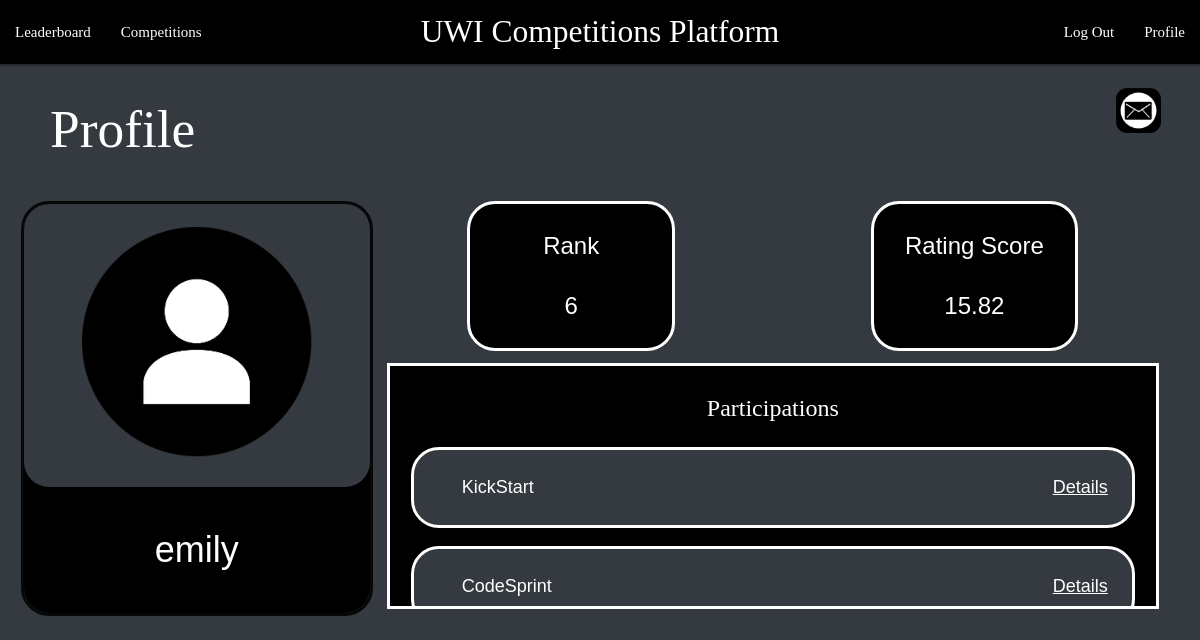
/profile (signed in), run on the app's committed database.
### App/models/student.py (models this page shows, shortened)
class Student(User):
    __tablename__ = 'student'
    rating_score = db.Column(db.Float, nullable=False, default=0)
    comp_count = db.Column(db.Integer, nullable=False, default=0)
    curr_rank = db.Column(db.Integer, nullable=False, default=0)
    prev_rank = db.Column(db.Integer, nullable=False, default=0)
    teams = db.relationship('Team', secondary='student_team', overlaps='students', lazy=True)
    notifications = db.relationship('Notification', backref='student', lazy=True)
    def get_json(self):
        return {
            "id": self.id,
            "username": self.username,
            "rating_score": self.rating_score,
            "comp_count" : self.comp_count,
            "curr_rank" : self.curr_rank
        }

### App/models/competition.py (models this page shows, shortened)
class Competition(db.Model):
    __tablename__='competition'
    id = db.Column(db.Integer, primary_key=True)
    name =  db.Column(db.String, nullable=False, unique=True)
    date = db.Column(db.DateTime, default= datetime.utcnow)
    location = db.Column(db.String(120), nullable=False)
    level = db.Column(db.Float, default=1)
    max_score = db.Column(db.Integer, default=25)
    confirm = db.Column(db.Boolean, default=False)
    moderators = db.relationship('Moderator', secondary="competition_moderator", overlaps='competitions', lazy=True)
    teams = db.relationship('Team', secondary="competition_team", overlaps='competitions', lazy=True)

### App/views/index.py (the view)
@index_views.route('/profile')
def profile():
    user_type = session['user_type']
    id = current_user.get_id()
    if user_type == 'moderator':
        template = moderator_profile(id)
    if user_type == 'student':
        template = student_profile(id)
    return template

### App/controllers/auth.py (called while the page is built)
def setup_flask_login(app):
    login_manager = LoginManager()
    login_manager.init_app(app)
    @login_manager.user_loader
    def load_student(id):
        return Student.query.get(id)
    return login_manager

### App/controllers/student.py (called while the page is built)
def get_student_by_username(username):
    return Student.query.filter_by(username=username).first()

def get_student(id):
    return Student.query.get(id)

def display_student_info(username):
    student = get_student_by_username(username)
    if not student:
        print(f'{username} does not exist!')
        return None
    else:
        competitions = []
        for team in student.teams:
            team_comps = CompetitionTeam.query.filter_by(team_id=team.id).all()
            for comp_team in team_comps:
                comp = Competition.query.filter_by(id=comp_team.comp_id).first()
                competitions.append(comp.name)
        profile_info = {
            "profile" : student.get_json(),
            "competitions" : competitions
        }
        return profile_info

### App/views/index.py (called while the page is built)
@index_views.route('/student_profile/<int:id>', methods=['GET'])
def student_profile(id):
    student = get_student(id)
    if not student:
        return render_template('404.html')
    profile_info = display_student_info(student.username)
    competitions = profile_info['competitions']
    """
    competitions = Competition.query.filter(Competition.participants.any(id=user_id)).all()
    ranking = Ranking.query.filter_by(student_id=user_id).first()
    notifications= get_notifications(user.username)
    """
    return render_template('student_profile.html', student=student, competitions=competitions, user=current_user)

### App/templates/student_profile.html (shortened to what this page needs)
{% extends "layout.html" %}
{% block page %}UWI Competitions Platform{% endblock %}
{% block content %}
<div class="headers">
    <div>
        <h2 style="color: white; padding-left: 50px;">Profile</h2>
    </div>
    {% if user.is_authenticated and user.id==student.id and session['user_type'] == 'student' %}
    <div class="openbutton">
        <img class="mail-icon" src="{{url_for('static', filename='mailIcon.jpg')}}" alt="Notifications" onclick="openNav()">
    </div>
    {% endif %}
</div>
<div class="profile-info" style="font-family: helvetica;">
    <div class="student-info">
        <div class="student-image">
            <center><img src="{{url_for('static', filename='defaultProfilePicture.png')}}" alt="Student Photo" width="80%"></center>
        </div>
        <div class="student-username">
            <p>{{student.username}}</p>
        </div>
    </div>
    <div class="results-info">
        <span class="ranking-info">
            <div class="rank">
                <p>Rank</p>
                {% if student.curr_rank == 0 %}
                <p>Unranked</p>
                {% else %}
                <p>{{student.curr_rank}}</p>
                {% endif %}
            </div>
            <div class="rating-score">
                <p>Rating Score</p>
                <p>{{'%0.2f' % student.rating_score|float}}</p>
            </div>
        </span>
        <div style="color: white;" class="competition-list">
            <center><p style="font-family: optima;">Participations</p></center>
            <ul>
                {% for competition in competitions[::-1] %}
                    <li>
                        <div style="width: 90%; text-align: left;">
                            <p style="margin: 2vw;">{{competition}}</p>
                        </div>
                        <div style="width: 10%; text-align: right; margin: 2vw;">
                            <a style="color: white; text-decoration: underline;" href="{{url_for('comp_views.competition_details_by_name', name=competition)}}">Details</a>
                        </div>
                    </li>
                {% endfor %}
            </ul>
        </div>
    </div>
</div>
{% endblock %}

### App/static/style.css (style rules this page uses)
body { background-color: #343A40; }
h2 { font-family: serif; }

### App/templates/student_profile.html (style rules this page uses)
.headers { width: 100%; display: flex; }
.profile-info { width: 100%; padding: 2vw; display: flex; }
.student-info { border-radius: 25px; width: 30%; outline-style: solid; background-color: black; }
.student-image { background-color: #343A40; border-radius: 25px; padding: 0vw; }
.student-username { color: white; text-align: center; padding: 0vw; font-size: 3vw; }
.results-info { width: 70%; }
.ranking-info { display: flex; height: 12vw; margin: auto; }
.rank { border-radius: 25px; width: 25%; outline-style: solid; margin: auto; text-align: center; font-size: 2vw; color: white; background-color: black; }
.rating-score { border-radius: 25px; width: 25%; outline-style: solid; margin: auto; text-align: center; font-size: 2vw; color: white; background-color: black; }
.competition-list { width: 95%; margin: auto; margin-top: 1.5vw; outline-style: solid; font-size: 2vw; overflow-y: scroll; height: 20vw; color: white; background-color: black; }
.competition-list li { display: flex; padding-left: 2vw; margin: 2vw; font-size: 1.5vw; outline-style: solid; border-radius: 25px; color: white; background-color: #343A40; }
.openbutton { width: 5%; margin-left: auto; margin-top: 2vw; margin-right: 2vw; }
.mail-icon { width: 75%; margin-left: auto; margin-right: 2vw; padding-left: auto; padding-right: 0vw; border-radius: 25%; justify-content: flex-end; }

### data on the page
Student: username "emily", curr_rank "6", rating_score "15.82"
Competition: name "KickStart"
Competition: name "CodeSprint"
